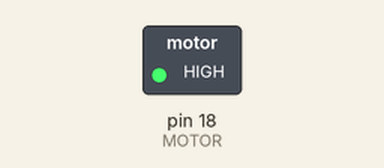
The sketch below on a simulated Arduino Uno, built with avr-gcc and run on an emulated ATmega328P. On the bench: switched loads named in the sketch (green lamp = pin HIGH).

Above: at 1.0 s.
At 3.0 s:
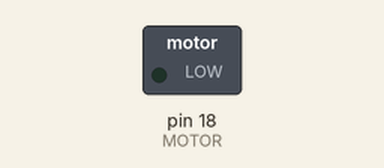
Timing chart, 0 to 5.2 s (numbered marks = the images above):
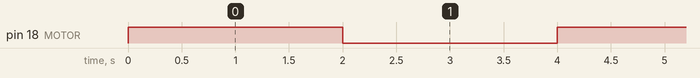

The sketch:

vibrationMotorTest.ino
```cpp
#define MOTOR 18

void setup()
{
  pinMode(MOTOR, OUTPUT);
}

void loop()
{
  digitalWrite(MOTOR, HIGH);
  delay(2000);

  digitalWrite(MOTOR, LOW);
  delay(2000);
}
```

Measured:
- by itself, pin 18 (MOTOR): alternates HIGH for 2.0 s and LOW for 2.0 s
